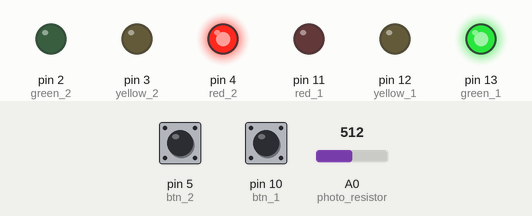
This sketch was run on a simulated Arduino Uno, built with avr-gcc and run on an emulated ATmega328P. Parts: output pins drawn as LEDs (lit = HIGH). Inputs (shaded band) come from the test bench; at power-on: pin 5 (btn_2) LOW, pin 10 (btn_1) LOW, A0 (photo_resistor) = 512.

Above: at 3.0 s.
3.1 s: pin 5 (btn_2) pulled HIGH for 0.2 s
At 3.8 s:
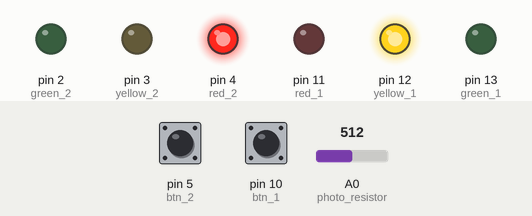
6.3 s: pin 10 (btn_1) pulled HIGH for 3.2 s
At 9.6 s:
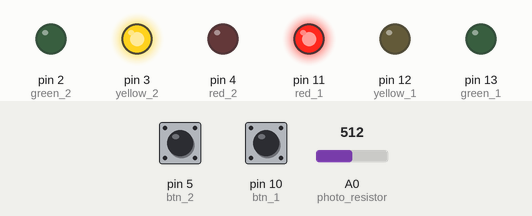
12.5 s: pin 5 (btn_2) pulled HIGH for 3.2 s
At 18.1 s:
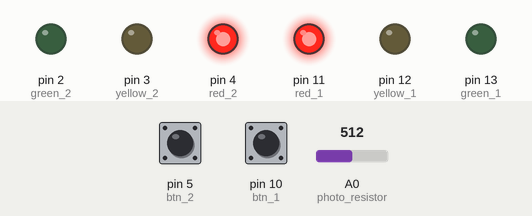
Timing chart, 0 to 20.6 s (numbered marks = the images above; inputs shaded):
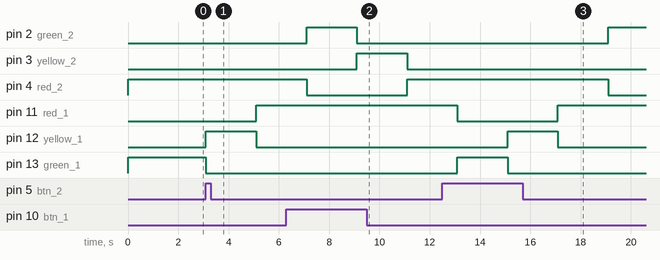

Measured:
- after the input at 3.1 s, pin 11 (red_1): LOW → HIGH after 2.0 s; pin 12 (yellow_1): LOW → HIGH at once, → LOW 2.0 s later; pin 13 (green_1): HIGH → LOW at once
- after the input at 6.3 s, pin 3 (yellow_2): LOW → HIGH after 2.8 s, → LOW 2.0 s later
- after the input at 12.5 s, pin 2 (green_2): LOW → HIGH after 6.6 s; pin 4 (red_2): HIGH → LOW after 6.6 s; pin 12 (yellow_1): LOW → HIGH after 2.6 s instead of 10.6 s

The sketch:

Joe_Morais_-_Code.ino
```cpp
// Light 1 variables
int red_1 = 11;
int yellow_1 = 12;
int green_1 = 13;
int btn_1 = 10;

// Light 2 variables
int red_2 = 4;
int yellow_2 = 3;
int green_2 = 2;
int btn_2 = 5;

// Timer variables
int d = 0;
int _2s = 2000;
int _10s = 10000;
int _20s = 20000;
int _30s = 30000;
int light_1_max;
int light_2_max;

// Photoresistor variable
int photo_resistor = A0;

void setup()
{
    // Light 1 setup
    pinMode(red_1, OUTPUT);
    pinMode(yellow_1, OUTPUT);
    pinMode(green_1, OUTPUT);
    pinMode(btn_1, INPUT);

    // Light 2 setup
    pinMode(red_2, OUTPUT);
    pinMode(yellow_2, OUTPUT);
    pinMode(green_2, OUTPUT);
    pinMode(btn_2, INPUT);

    // Photo resistor setup
    pinMode(photo_resistor, INPUT);
}

void loop()
{
    // Check if daylight is detectable and set max values
    if(analogRead(photo_resistor) > 100)        // Set day timers
    {
        light_1_max = _10s;
        light_2_max = _10s;
    }
    else                                        // Set night timers
    {
        light_1_max = _30s;
        light_2_max = _20s;
    }

    light_1_green(light_1_max);                 // Set light 1 to green for max num of seconds
    light_1_yellow();                           // Set light 1 to yellow

    both_red();                                 // Set both lights to red

    light_2_green(light_2_max);                 // Set light 2 to green for max num of seconds
    light_2_yellow();                           // Set light 2 to yellow

    both_red();                                 // Set both lights to red
}

/*  Sets light 1 to green
 *  @param max_time the maximum time the light can stay green for (defined by photoresistor) */
void light_1_green(int max_time)
{
    clear_all();                                // Clear all lights
    digitalWrite(green_1, HIGH);                // Light 1 green on
    digitalWrite(red_2, HIGH);                  // Light 2 red on
    green_wait(btn_1, btn_2, max_time);         // Wait between 2s and max_time, while waiting for input
}

/*  Sets light 1 to yellow */
void light_1_yellow()
{
    clear_all();                                // Clear all lights
    digitalWrite(yellow_1, HIGH);               // Light 1 yellow on
    digitalWrite(red_2, HIGH);                  // Light 2 red on
    delay(_2s);                                 // Wait 2s
}

/*  Sets light 2 to green
 *  @param max_time the maximum time the light can stay green for (defined by photoresistor) */
void light_2_green(int max_time)
{
    clear_all();                                // Clear all lights
    digitalWrite(green_2, HIGH);                // Light 2 green on
    digitalWrite(red_1, HIGH);                  // Light 1 red on
    green_wait(btn_2, btn_1, max_time);         // Wait between 2s and max_time, while waiting for input
}

/*  Sets light 2 to yellow */
void light_2_yellow()
{
    clear_all();                                // Clear all lights
    digitalWrite(yellow_2, HIGH);               // Light 2 yellow on
    digitalWrite(red_1, HIGH);                  // Light 1 red on
    delay(_2s);                                 // Wait 2s
}

/*  Sets both lights to red */
void both_red()
{
    clear_all();                                // Clear all lights
    digitalWrite(red_1, HIGH);                  // Light 1 red on
    digitalWrite(red_2, HIGH);                  // Light 2 red on
    delay(_2s);                                 // Wait 2s
}

/*  Waits for a specific amount of time
 *  @param btn_this     the pin number for the button input for THIS traffic light
 *  @param btn_acrosss  the pin number for the button input for the OTHER traffic light
 *  @param max_time     the maximum time the light can stay green for (defined by photoresistor) */
void green_wait(int btn_this, int btn_across, int max_time)
{
    int timer = 0;                              // Create a timer counter
    while(true)                                 // Loop until break
    {
        // If timer is greater than 2s, AND if THIS traffic light has no cars, AND if OTHER traffic lights has cars.
        if (timer >= _2s && digitalRead(btn_this) == LOW && digitalRead(btn_across) == HIGH)
            break;

        // If no buttons has been pressed, exit loop after max_time is reached
        if(timer >= max_time)
            break;

        delay(100);                             // Wait 100 milliseconds
        timer = timer + 100;                    // Increase timer counter by 100 milliseconds
    }
}

/*  Turns off all lights */
void clear_all()
{
    digitalWrite(green_1, LOW);
    digitalWrite(yellow_1, LOW);
    digitalWrite(red_1, LOW);

    digitalWrite(green_2, LOW);
    digitalWrite(yellow_2, LOW);
    digitalWrite(red_2, LOW);
}
```
